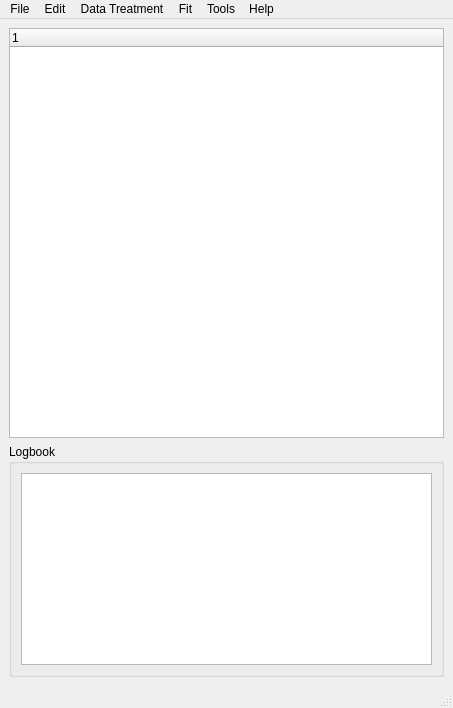
<?xml version="1.0" encoding="UTF-8"?>
<ui version="4.0">
 <class>mainGuisaxsWindows</class>
 <widget class="QMainWindow" name="mainGuisaxsWindows">
  <property name="geometry">
   <rect>
    <x>0</x>
    <y>0</y>
    <width>453</width>
    <height>708</height>
   </rect>
  </property>
  <property name="windowTitle">
   <string>MainWindow</string>
  </property>
  <property name="statusTip">
   <string/>
  </property>
  <widget class="QWidget" name="centralwidget">
   <layout class="QVBoxLayout" name="verticalLayout_5">
    <item>
     <widget class="QTreeWidget" name="treeWidget">
      <property name="minimumSize">
       <size>
        <width>0</width>
        <height>400</height>
       </size>
      </property>
      <property name="alternatingRowColors">
       <bool>false</bool>
      </property>
      <property name="rootIsDecorated">
       <bool>true</bool>
      </property>
      <property name="itemsExpandable">
       <bool>true</bool>
      </property>
      <property name="animated">
       <bool>true</bool>
      </property>
      <property name="expandsOnDoubleClick">
       <bool>true</bool>
      </property>
      <column>
       <property name="text">
        <string notr="true">1</string>
       </property>
      </column>
     </widget>
    </item>
    <item>
     <widget class="QGroupBox" name="groupBox_2">
      <property name="sizePolicy">
       <sizepolicy hsizetype="Expanding" vsizetype="Fixed">
        <horstretch>0</horstretch>
        <verstretch>0</verstretch>
       </sizepolicy>
      </property>
      <property name="maximumSize">
       <size>
        <width>16777215</width>
        <height>400</height>
       </size>
      </property>
      <property name="title">
       <string>Logbook</string>
      </property>
      <layout class="QVBoxLayout" name="verticalLayout_4">
       <item>
        <widget class="QTextBrowser" name="multitxt">
         <property name="sizePolicy">
          <sizepolicy hsizetype="Expanding" vsizetype="Expanding">
           <horstretch>0</horstretch>
           <verstretch>0</verstretch>
          </sizepolicy>
         </property>
        </widget>
       </item>
      </layout>
     </widget>
    </item>
   </layout>
  </widget>
  <widget class="QMenuBar" name="menubar">
   <property name="geometry">
    <rect>
     <x>0</x>
     <y>0</y>
     <width>453</width>
     <height>21</height>
    </rect>
   </property>
   <widget class="QMenu" name="menuFile">
    <property name="title">
     <string>File</string>
    </property>
    <widget class="QMenu" name="menuRecents">
     <property name="title">
      <string>Recents</string>
     </property>
    </widget>
    <addaction name="actionOpen"/>
    <addaction name="actionOpen_Dataset"/>
    <addaction name="actionAppend_Dataset"/>
    <addaction name="separator"/>
    <addaction name="menuRecents"/>
    <addaction name="separator"/>
    <addaction name="actionSave"/>
    <addaction name="actionSave_As"/>
    <addaction name="actionExport"/>
    <addaction name="separator"/>
    <addaction name="actionGenerate_treatment_file"/>
    <addaction name="separator"/>
    <addaction name="actionReset_datas"/>
    <addaction name="separator"/>
    <addaction name="actionExit"/>
   </widget>
   <widget class="QMenu" name="menuEdit">
    <property name="title">
     <string>Edit</string>
    </property>
    <addaction name="actionSelect_All"/>
    <addaction name="actionUnselect_All"/>
    <addaction name="separator"/>
    <addaction name="actionSelect_Only_Parents"/>
    <addaction name="actionSelect_Only_Childs"/>
    <addaction name="separator"/>
    <addaction name="actionRefresh_from_file"/>
    <addaction name="actionRename"/>
    <addaction name="actionRemove"/>
    <addaction name="actionRemove_selected"/>
    <addaction name="actionDuplicate"/>
    <addaction name="actionDuplicate_without_links"/>
    <addaction name="actionRemove_dependencies"/>
    <addaction name="separator"/>
    <addaction name="actionClip_Q_range"/>
    <addaction name="actionScale_Q_range"/>
    <addaction name="actionConcatenate"/>
    <addaction name="separator"/>
    <addaction name="actionCalculator"/>
    <addaction name="actionAddReferenceValue"/>
    <addaction name="separator"/>
    <addaction name="actionChange_color"/>
    <addaction name="separator"/>
    <addaction name="actionSet_as_reference"/>
    <addaction name="actionSet_as_Background"/>
   </widget>
   <widget class="QMenu" name="menuData_Treatment">
    <property name="title">
     <string>Data Treatment</string>
    </property>
   </widget>
   <widget class="QMenu" name="menuFit">
    <property name="title">
     <string>Fit</string>
    </property>
   </widget>
   <widget class="QMenu" name="menuTools">
    <property name="title">
     <string>Tools</string>
    </property>
    <addaction name="actionX_ray_absorption"/>
    <addaction name="actionFind_Peaks_2"/>
    <addaction name="actionSmooth"/>
    <addaction name="actionDerivate"/>
    <addaction name="actionInterpolate"/>
    <addaction name="actionGenerate_Noise"/>
    <addaction name="actionStatistics"/>
   </widget>
   <widget class="QMenu" name="menuHelp">
    <property name="title">
     <string>Help</string>
    </property>
    <widget class="QMenu" name="menuDocuments">
     <property name="title">
      <string>Documents</string>
     </property>
     <property name="icon">
      <iconset>
       <normalon>../images/environ.png</normalon>
      </iconset>
     </property>
    </widget>
    <addaction name="menuDocuments"/>
    <addaction name="actionChanges"/>
    <addaction name="actionLicence"/>
    <addaction name="actionAbout"/>
   </widget>
   <addaction name="menuFile"/>
   <addaction name="menuEdit"/>
   <addaction name="menuData_Treatment"/>
   <addaction name="menuFit"/>
   <addaction name="menuTools"/>
   <addaction name="menuHelp"/>
  </widget>
  <widget class="QStatusBar" name="statusbar"/>
  <action name="actionOpen">
   <property name="icon">
    <iconset>
     <normalon>../images/fileopen.png</normalon>
    </iconset>
   </property>
   <property name="text">
    <string>Open</string>
   </property>
  </action>
  <action name="actionOpen_Dataset">
   <property name="icon">
    <iconset>
     <normalon>../images/chart_params.png</normalon>
    </iconset>
   </property>
   <property name="text">
    <string>Open Dataset</string>
   </property>
  </action>
  <action name="actionExit">
   <property name="icon">
    <iconset>
     <normalon>../images/fileclose.png</normalon>
    </iconset>
   </property>
   <property name="text">
    <string>Exit</string>
   </property>
  </action>
  <action name="actionSave">
   <property name="icon">
    <iconset>
     <normalon>../images/filesave.png</normalon>
    </iconset>
   </property>
   <property name="text">
    <string>Save</string>
   </property>
  </action>
  <action name="actionSave_As">
   <property name="icon">
    <iconset>
     <normalon>../images/filesaveas.png</normalon>
    </iconset>
   </property>
   <property name="text">
    <string>Save As</string>
   </property>
  </action>
  <action name="actionReset_datas">
   <property name="text">
    <string>Reset datas</string>
   </property>
  </action>
  <action name="actionSelect_All">
   <property name="text">
    <string>Select All</string>
   </property>
  </action>
  <action name="actionUnselect_All">
   <property name="text">
    <string>Unselect All</string>
   </property>
  </action>
  <action name="actionRefresh_from_file">
   <property name="text">
    <string>Refresh from file</string>
   </property>
  </action>
  <action name="actionRename">
   <property name="text">
    <string>Rename</string>
   </property>
  </action>
  <action name="actionRemove">
   <property name="text">
    <string>Remove</string>
   </property>
  </action>
  <action name="actionDuplicate">
   <property name="text">
    <string>Duplicate</string>
   </property>
  </action>
  <action name="actionDuplicate_without_links">
   <property name="text">
    <string>Duplicate without links</string>
   </property>
  </action>
  <action name="actionClip_Q_range">
   <property name="text">
    <string>Clip Q range</string>
   </property>
  </action>
  <action name="actionScale_Q_range">
   <property name="text">
    <string>Scale Q range</string>
   </property>
  </action>
  <action name="actionConcatenate">
   <property name="text">
    <string>Concatenate</string>
   </property>
  </action>
  <action name="actionDerivate">
   <property name="text">
    <string>Derivate</string>
   </property>
  </action>
  <action name="actionSmooth">
   <property name="text">
    <string>Smooth</string>
   </property>
  </action>
  <action name="actionFind_Peaks">
   <property name="text">
    <string>Find Peaks</string>
   </property>
  </action>
  <action name="actionInterpolate">
   <property name="text">
    <string>Interpolate</string>
   </property>
  </action>
  <action name="actionCalculator">
   <property name="text">
    <string>Calculator</string>
   </property>
  </action>
  <action name="actionStatistics">
   <property name="text">
    <string>Statistics</string>
   </property>
  </action>
  <action name="actionGenerate_Noise">
   <property name="text">
    <string>Generate Noise</string>
   </property>
  </action>
  <action name="actionTransmission_and_Background_correction">
   <property name="text">
    <string>Transmission and Background correction</string>
   </property>
  </action>
  <action name="actionCalculate_Resolution_function">
   <property name="text">
    <string>Calculate Resolution function</string>
   </property>
  </action>
  <action name="actionDesmearing">
   <property name="text">
    <string>Desmearing</string>
   </property>
  </action>
  <action name="actionAbsolute_scaling">
   <property name="text">
    <string>Absolute scaling</string>
   </property>
  </action>
  <action name="actionRadial_averaging">
   <property name="text">
    <string>Radial averaging</string>
   </property>
  </action>
  <action name="actionInvariant">
   <property name="text">
    <string>Invariant</string>
   </property>
  </action>
  <action name="actionX_ray_absorption">
   <property name="text">
    <string>X-ray absorption</string>
   </property>
  </action>
  <action name="actionX_ray_absorption_Xraylib">
   <property name="text">
    <string>X-ray absorption Xraylib</string>
   </property>
  </action>
  <action name="actionFind_Peaks_2">
   <property name="text">
    <string>Find peaks</string>
   </property>
  </action>
  <action name="actionChanges">
   <property name="icon">
    <iconset>
     <normalon>../images/edit24.png</normalon>
    </iconset>
   </property>
   <property name="text">
    <string>Changes</string>
   </property>
  </action>
  <action name="actionLicence">
   <property name="icon">
    <iconset>
     <normaloff>../images/editcopy.png</normaloff>../images/editcopy.png</iconset>
   </property>
   <property name="text">
    <string>License</string>
   </property>
  </action>
  <action name="actionAbout">
   <property name="icon">
    <iconset>
     <normaloff>../images/breakpoint_cond_small.png</normaloff>../images/breakpoint_cond_small.png</iconset>
   </property>
   <property name="text">
    <string>About</string>
   </property>
  </action>
  <action name="actionAppend_Dataset">
   <property name="icon">
    <iconset>
     <normalon>../images/fileimport.png</normalon>
    </iconset>
   </property>
   <property name="text">
    <string>Append a Dataset</string>
   </property>
  </action>
  <action name="actionExport">
   <property name="icon">
    <iconset>
     <normalon>../images/filenew.png</normalon>
    </iconset>
   </property>
   <property name="text">
    <string>Export As text</string>
   </property>
  </action>
  <action name="actionAddReferenceValue">
   <property name="text">
    <string>Add a reference value</string>
   </property>
  </action>
  <action name="actionRemove_dependencies">
   <property name="text">
    <string>Remove dependencies</string>
   </property>
  </action>
  <action name="actionTest">
   <property name="text">
    <string>test</string>
   </property>
  </action>
  <action name="actionModels_2">
   <property name="text">
    <string>Models</string>
   </property>
  </action>
  <action name="actionQsdqsd">
   <property name="text">
    <string>qsdqsd</string>
   </property>
  </action>
  <action name="actionBlablqsd">
   <property name="text">
    <string>blablqsd</string>
   </property>
  </action>
  <action name="actionDoc">
   <property name="text">
    <string>doc</string>
   </property>
  </action>
  <action name="actionChange_color">
   <property name="text">
    <string>Change color</string>
   </property>
  </action>
  <action name="actionSet_as_reference">
   <property name="text">
    <string>Set as reference or solvent</string>
   </property>
  </action>
  <action name="actionSet_as_Background">
   <property name="text">
    <string>Set as Background</string>
   </property>
  </action>
  <action name="actionRemove_selected">
   <property name="text">
    <string>Remove selected</string>
   </property>
  </action>
  <action name="actionSelect_Only_Parents">
   <property name="text">
    <string>Select Only Parents</string>
   </property>
  </action>
  <action name="actionSelect_Only_Childs">
   <property name="text">
    <string>Select Only Childs</string>
   </property>
  </action>
  <action name="actionGenerate_treatment_file">
   <property name="text">
    <string>Generate treatment file</string>
   </property>
  </action>
 </widget>
 <resources/>
 <connections/>
</ui>
